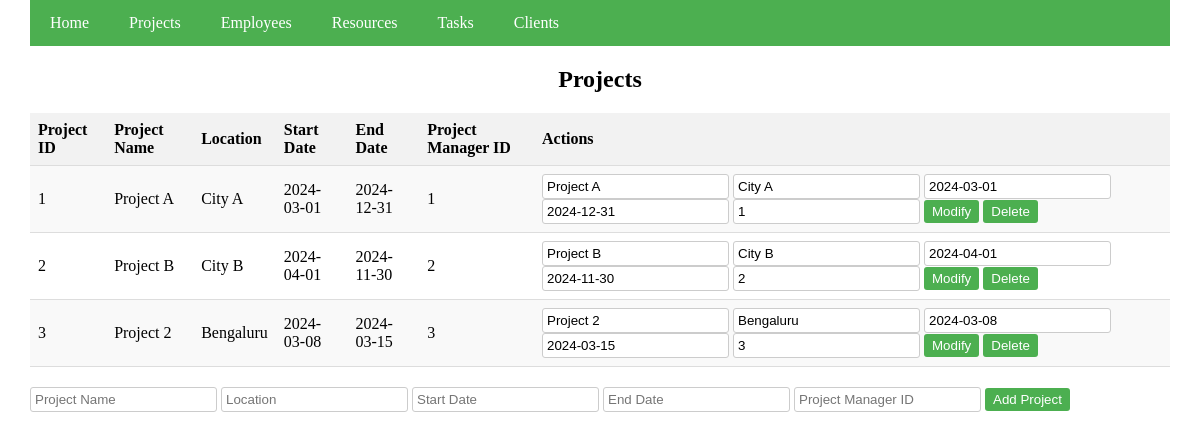
The app's page /projects with its own data.
### app.py (models this page shows)
class Project(db.Model):
    ProjectID = db.Column(db.Integer, primary_key=True)
    ProjectName = db.Column(db.String(50), nullable=False)
    Location = db.Column(db.String(50), nullable=False)
    StartDate = db.Column(db.String(20), nullable=False)
    EndDate = db.Column(db.String(20), nullable=False)
    ProjectManagerID = db.Column(db.Integer, db.ForeignKey('employee.EmployeeID'), nullable=False)

### app.py (the view)
@app.route('/projects')
def projects():
    return render_template('projects.html', projects=Project.query.all())

### templates/projects.html (shortened to what this page needs)
<!DOCTYPE html>
<html lang="en">
  <head>
  </head>
  <body>
    <div class="container">
      <div class="navbar">
        <a href="/">Home</a>
        <a href="/projects">Projects</a>
        <a href="/employees">Employees</a>
        <a href="/resources">Resources</a>
        <a href="/tasks">Tasks</a>
        <a href="/clients">Clients</a>
      </div>
      <h2>Projects</h2>
      <table>
        <tr>
          <th>Project ID</th>
          <th>Project Name</th>
          <th>Location</th>
          <th>Start Date</th>
          <th>End Date</th>
          <th>Project Manager ID</th>
          <th>Actions</th>
        </tr>
        {% for project in projects %}
        <tr>
          <td>{{ project.ProjectID }}</td>
          <td>{{ project.ProjectName }}</td>
          <td>{{ project.Location }}</td>
          <td>{{ project.StartDate }}</td>
          <td>{{ project.EndDate }}</td>
          <td>{{ project.ProjectManagerID }}</td>
          <td>
            <form
              method="POST"
              action="/modify_project/{{ project.ProjectID }}"
            >
              <input
                type="text"
                name="project_name"
                value="{{ project.ProjectName }}"
              />
              <input
                type="text"
                name="location"
                value="{{ project.Location }}"
              />
              <input
                type="text"
                name="start_date"
                value="{{ project.StartDate }}"
              />
              <input
                type="text"
                name="end_date"
                value="{{ project.EndDate }}"
              />
              <input
                type="text"
                name="project_manager_id"
                value="{{ project.ProjectManagerID }}"
              />
              <button type="submit">Modify</button>
            </form>
            <form
              method="POST"
              action="/delete_project/{{ project.ProjectID }}"
            >
              <button type="submit">Delete</button>
            </form>
          </td>
        </tr>
        {% endfor %}
      </table>
      <form method="POST" action="/add_project">
        <input
          type="text"
          name="project_name"
          placeholder="Project Name"
          required
        />
        <input type="text" name="location" placeholder="Location" required />
        <input
          type="text"
          name="start_date"
          placeholder="Start Date"
          required
        />
        <input type="text" name="end_date" placeholder="End Date" required />
        <input
          type="text"
          name="project_manager_id"
          placeholder="Project Manager ID"
          required
        />
        <button type="submit">Add Project</button>
      </form>
    </div>
  </body>
</html>

### templates/projects.html (style rules this page uses)
.navbar { overflow: hidden; background-color: #4caf50; }
.navbar a { float: left; display: block; color: white; text-align: center; padding: 14px 20px; text-decoration: none; }
body, html { height: 100%; margin: 0; display: flex; justify-content: center; }
h2 { text-align: center; }
table { width: 100%; border-collapse: collapse; margin-bottom: 20px; }
th, td { padding: 8px; border-bottom: 1px solid #ddd; text-align: left; }
th { background-color: #f2f2f2; }
tr:nth-child(even) { background-color: #f9f9f9; }
form { display: inline; }
input[type="text"] { padding: 4px; border: 1px solid #ccc; border-radius: 3px; }
button { padding: 4px 8px; background-color: #4caf50; color: white; border: none; border-radius: 3px; cursor: pointer; }
.container { width: 95%; }

### records on screen
Project: ProjectID "1", ProjectName "Project A", Location "City A", StartDate "2024-03-01", EndDate "2024-12-31", ProjectManagerID "1", project_name "Project A", location "City A", start_date "2024-03-01", end_date "2024-12-31", project_manager_id "1"
Project: ProjectID "2", ProjectName "Project B", Location "City B", StartDate "2024-04-01", EndDate "2024-11-30", ProjectManagerID "2", project_name "Project B", location "City B", start_date "2024-04-01", end_date "2024-11-30", project_manager_id "2"
Project: ProjectID "3", ProjectName "Project 2", Location "Bengaluru", StartDate "2024-03-08", EndDate "2024-03-15", ProjectManagerID "3", project_name "Project 2", location "Bengaluru", start_date "2024-03-08", end_date "2024-03-15", project_manager_id "3"
